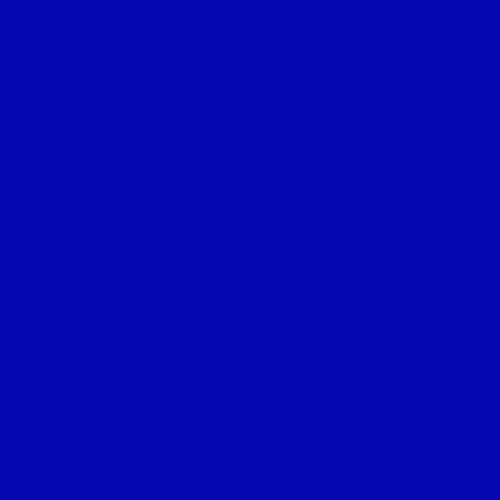
Frame 1 (no input)
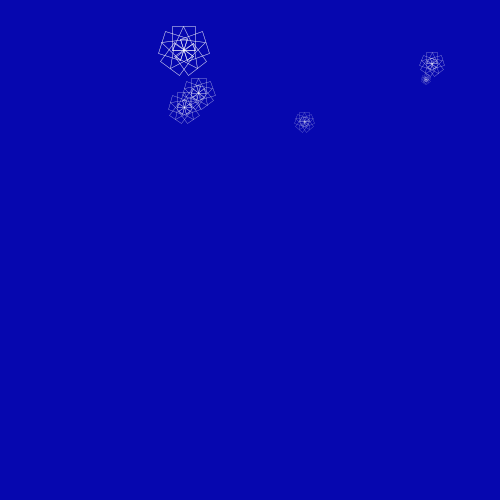
Frame 60 (the mouse pressed at the canvas centre just before this capture)
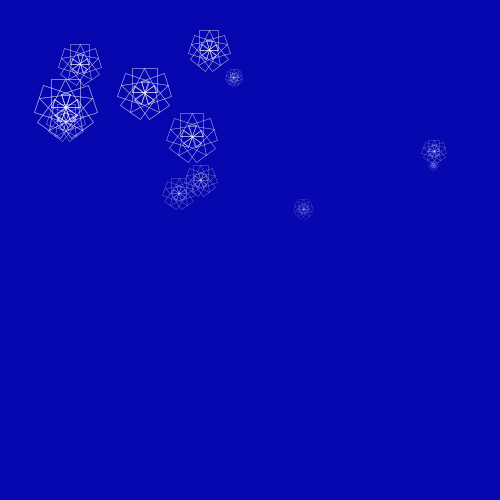
Frame 120 (the mouse held since frame 60 and released just before this capture)

The Processing sketch that drew these frames (run headless with seeded random() and noise(); from frame 60 on, the mouse is pressed at the canvas centre):

// Processing sketch: sketch_06122017
// ── sketch_06122017.pde
ArrayList<Flocon>flocon;

void setup(){
  size(500,500);
  smooth();
  noFill();
  strokeWeight(2);
  flocon = new ArrayList<Flocon>();
}

void draw(){
  background(6,7,175);
  translate(width/2, 50);
  if(frameCount % 10 == 0){
    flocon.add(new Flocon());
  }
  for(int i = 0 ; i < flocon.size(); i++){
    Flocon f = flocon.get(i);
    f.display();
    f.update();
    
    if(f.isDead()){
      flocon.remove(i);
    }
  }
}
// ── Flocon.pde
class Flocon{
  PVector location = new PVector(random(-200, 200), 0);
  PVector base = new PVector(0,0);
  PVector acc = new PVector(0,1);
  float size = random(0.02, 0.3);
  float alpha = 255;
  Flocon(){
  
  }
  
  boolean isDead(){
    if(alpha <= 0){
      return true;
    }else{
      return false;
    }
  }
  
  void update(){
    acc = new PVector(random(-1,1), 1);
    base.add(acc);
    base.normalize();
    base.mult(1.5);
    location.add(base);
    alpha-=1;
  }
  
  void display(){
    stroke(255,alpha);
    pushMatrix();
      translate(location.x, location.y);
      scale(size);
      for(int i = 0; i < 5; i++){
        float angle = map(i, 0, 5, 0, TWO_PI);
        pushMatrix();
        rotate(angle);
        rect(-50,-100,100,100);
        triangle(0,-100,50,0,-50,0);
        popMatrix();
      }
    popMatrix();
  }
}
